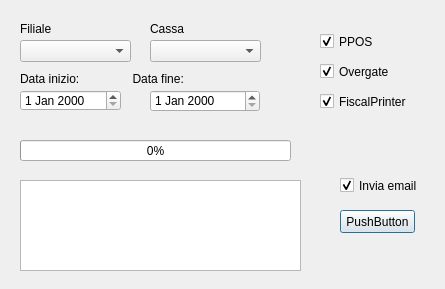
<?xml version="1.0" encoding="UTF-8"?>
<ui version="4.0">
 <class>Dialog</class>
 <widget class="QDialog" name="Dialog">
  <property name="windowModality">
   <enum>Qt::WindowModal</enum>
  </property>
  <property name="enabled">
   <bool>true</bool>
  </property>
  <property name="geometry">
   <rect>
    <x>0</x>
    <y>0</y>
    <width>445</width>
    <height>289</height>
   </rect>
  </property>
  <property name="sizePolicy">
   <sizepolicy hsizetype="Fixed" vsizetype="Fixed">
    <horstretch>0</horstretch>
    <verstretch>0</verstretch>
   </sizepolicy>
  </property>
  <property name="minimumSize">
   <size>
    <width>445</width>
    <height>289</height>
   </size>
  </property>
  <property name="maximumSize">
   <size>
    <width>445</width>
    <height>289</height>
   </size>
  </property>
  <property name="windowTitle">
   <string>Dialog</string>
  </property>
  <property name="toolTip">
   <string/>
  </property>
  <property name="sizeGripEnabled">
   <bool>false</bool>
  </property>
  <widget class="QDateEdit" name="dateEdit_FROM">
   <property name="geometry">
    <rect>
     <x>20</x>
     <y>90</y>
     <width>101</width>
     <height>21</height>
    </rect>
   </property>
  </widget>
  <widget class="QComboBox" name="comboBox_Cassa">
   <property name="geometry">
    <rect>
     <x>150</x>
     <y>40</y>
     <width>111</width>
     <height>22</height>
    </rect>
   </property>
  </widget>
  <widget class="QComboBox" name="comboBox_Filiale">
   <property name="geometry">
    <rect>
     <x>20</x>
     <y>40</y>
     <width>111</width>
     <height>22</height>
    </rect>
   </property>
  </widget>
  <widget class="QDateEdit" name="dateEdit_TO">
   <property name="geometry">
    <rect>
     <x>150</x>
     <y>90</y>
     <width>110</width>
     <height>22</height>
    </rect>
   </property>
  </widget>
  <widget class="QPushButton" name="pushButton">
   <property name="geometry">
    <rect>
     <x>340</x>
     <y>210</y>
     <width>75</width>
     <height>23</height>
    </rect>
   </property>
   <property name="text">
    <string>PushButton</string>
   </property>
  </widget>
  <widget class="QCheckBox" name="checkBox_PPOS">
   <property name="geometry">
    <rect>
     <x>320</x>
     <y>30</y>
     <width>92</width>
     <height>23</height>
    </rect>
   </property>
   <property name="text">
    <string>PPOS</string>
   </property>
   <property name="checked">
    <bool>true</bool>
   </property>
  </widget>
  <widget class="QCheckBox" name="checkBox_OVG">
   <property name="geometry">
    <rect>
     <x>320</x>
     <y>60</y>
     <width>92</width>
     <height>23</height>
    </rect>
   </property>
   <property name="text">
    <string>Overgate</string>
   </property>
   <property name="checked">
    <bool>true</bool>
   </property>
  </widget>
  <widget class="QCheckBox" name="checkBox_RTF">
   <property name="geometry">
    <rect>
     <x>320</x>
     <y>90</y>
     <width>111</width>
     <height>23</height>
    </rect>
   </property>
   <property name="text">
    <string>FiscalPrinter</string>
   </property>
   <property name="checked">
    <bool>true</bool>
   </property>
  </widget>
  <widget class="QTextEdit" name="textEdit_OUT">
   <property name="geometry">
    <rect>
     <x>20</x>
     <y>180</y>
     <width>281</width>
     <height>91</height>
    </rect>
   </property>
  </widget>
  <widget class="QLabel" name="label_Fil">
   <property name="geometry">
    <rect>
     <x>20</x>
     <y>20</y>
     <width>67</width>
     <height>17</height>
    </rect>
   </property>
   <property name="text">
    <string>Filiale</string>
   </property>
  </widget>
  <widget class="QLabel" name="label_Cassa">
   <property name="geometry">
    <rect>
     <x>150</x>
     <y>20</y>
     <width>67</width>
     <height>17</height>
    </rect>
   </property>
   <property name="text">
    <string>Cassa</string>
   </property>
  </widget>
  <widget class="QLabel" name="label_Date">
   <property name="geometry">
    <rect>
     <x>20</x>
     <y>70</y>
     <width>241</width>
     <height>17</height>
    </rect>
   </property>
   <property name="text">
    <string>Data inizio:                Data fine:</string>
   </property>
  </widget>
  <widget class="QProgressBar" name="progressBar">
   <property name="geometry">
    <rect>
     <x>20</x>
     <y>140</y>
     <width>271</width>
     <height>21</height>
    </rect>
   </property>
   <property name="layoutDirection">
    <enum>Qt::LeftToRight</enum>
   </property>
   <property name="value">
    <number>0</number>
   </property>
   <property name="textVisible">
    <bool>true</bool>
   </property>
  </widget>
  <widget class="QCheckBox" name="checkBox">
   <property name="geometry">
    <rect>
     <x>340</x>
     <y>160</y>
     <width>101</width>
     <height>51</height>
    </rect>
   </property>
   <property name="text">
    <string>Invia email</string>
   </property>
   <property name="checked">
    <bool>true</bool>
   </property>
  </widget>
 </widget>
 <resources/>
 <connections/>
</ui>
